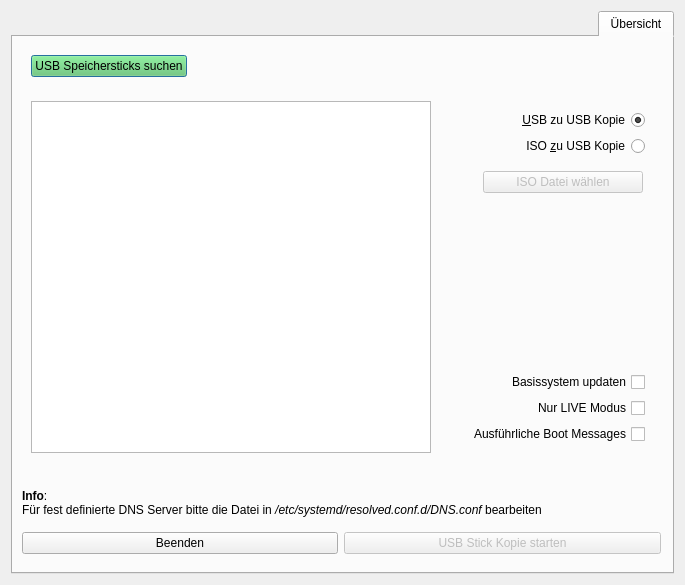
<?xml version="1.0" encoding="UTF-8"?>
<ui version="4.0">
 <author>Xapient</author>
 <class>Dialog</class>
 <widget class="QDialog" name="Dialog">
  <property name="geometry">
   <rect>
    <x>0</x>
    <y>0</y>
    <width>685</width>
    <height>585</height>
   </rect>
  </property>
  <property name="sizePolicy">
   <sizepolicy hsizetype="Fixed" vsizetype="Fixed">
    <horstretch>0</horstretch>
    <verstretch>0</verstretch>
   </sizepolicy>
  </property>
  <property name="minimumSize">
   <size>
    <width>685</width>
    <height>585</height>
   </size>
  </property>
  <property name="maximumSize">
   <size>
    <width>685</width>
    <height>16777215</height>
   </size>
  </property>
  <property name="windowTitle">
   <string>LiFE USB Creator</string>
  </property>
  <property name="autoFillBackground">
   <bool>false</bool>
  </property>
  <property name="sizeGripEnabled">
   <bool>false</bool>
  </property>
  <property name="modal">
   <bool>false</bool>
  </property>
  <layout class="QVBoxLayout" name="verticalLayout_2">
   <item>
    <widget class="QTabWidget" name="tabWidget">
     <property name="sizePolicy">
      <sizepolicy hsizetype="Expanding" vsizetype="Expanding">
       <horstretch>0</horstretch>
       <verstretch>0</verstretch>
      </sizepolicy>
     </property>
     <property name="font">
      <font>
       <family>Ubuntu</family>
       <weight>50</weight>
       <bold>false</bold>
      </font>
     </property>
     <property name="whatsThis">
      <string/>
     </property>
     <property name="accessibleName">
      <string/>
     </property>
     <property name="layoutDirection">
      <enum>Qt::RightToLeft</enum>
     </property>
     <property name="tabPosition">
      <enum>QTabWidget::North</enum>
     </property>
     <property name="tabShape">
      <enum>QTabWidget::Rounded</enum>
     </property>
     <property name="currentIndex">
      <number>0</number>
     </property>
     <property name="iconSize">
      <size>
       <width>32</width>
       <height>32</height>
      </size>
     </property>
     <widget class="QWidget" name="tab">
      <property name="sizePolicy">
       <sizepolicy hsizetype="Expanding" vsizetype="Expanding">
        <horstretch>0</horstretch>
        <verstretch>0</verstretch>
       </sizepolicy>
      </property>
      <attribute name="icon">
       <iconset>
        <normaloff>pixmaps/drive.png</normaloff>pixmaps/drive.png</iconset>
      </attribute>
      <attribute name="title">
       <string>Übersicht</string>
      </attribute>
      <layout class="QVBoxLayout" name="verticalLayout">
       <item>
        <widget class="QWidget" name="widget_5" native="true">
         <layout class="QHBoxLayout" name="horizontalLayout_4">
          <item>
           <spacer name="horizontalSpacer">
            <property name="orientation">
             <enum>Qt::Horizontal</enum>
            </property>
            <property name="sizeHint" stdset="0">
             <size>
              <width>40</width>
              <height>20</height>
             </size>
            </property>
           </spacer>
          </item>
          <item>
           <widget class="QPushButton" name="search">
            <property name="autoFillBackground">
             <bool>false</bool>
            </property>
            <property name="styleSheet">
             <string notr="true">background-color:rgba(100,200,100,0.5);</string>
            </property>
            <property name="text">
             <string>USB Speichersticks suchen</string>
            </property>
           </widget>
          </item>
         </layout>
        </widget>
       </item>
       <item>
        <widget class="QWidget" name="widget" native="true">
         <layout class="QHBoxLayout" name="horizontalLayout">
          <item>
           <widget class="QWidget" name="widget_4" native="true">
            <layout class="QVBoxLayout" name="verticalLayout_3">
             <item>
              <widget class="QRadioButton" name="usbusb">
               <property name="toolTip">
                <string>Kopiert den LiFE USB Stick vollständig auf das Zielgerät</string>
               </property>
               <property name="text">
                <string>&amp;USB zu USB Kopie</string>
               </property>
               <property name="checked">
                <bool>true</bool>
               </property>
              </widget>
             </item>
             <item>
              <widget class="QRadioButton" name="isousb">
               <property name="toolTip">
                <string>Erstellt aus einer LiFE ISO Datei einen bootfähigen USB Stick</string>
               </property>
               <property name="text">
                <string>ISO &amp;zu USB Kopie</string>
               </property>
              </widget>
             </item>
             <item>
              <widget class="QWidget" name="widget_6" native="true">
               <layout class="QVBoxLayout" name="verticalLayout_4">
                <property name="rightMargin">
                 <number>2</number>
                </property>
                <item>
                 <widget class="QPushButton" name="selectiso">
                  <property name="enabled">
                   <bool>false</bool>
                  </property>
                  <property name="sizePolicy">
                   <sizepolicy hsizetype="Fixed" vsizetype="Fixed">
                    <horstretch>0</horstretch>
                    <verstretch>0</verstretch>
                   </sizepolicy>
                  </property>
                  <property name="minimumSize">
                   <size>
                    <width>160</width>
                    <height>0</height>
                   </size>
                  </property>
                  <property name="styleSheet">
                   <string notr="true"/>
                  </property>
                  <property name="text">
                   <string>ISO Datei wählen</string>
                  </property>
                 </widget>
                </item>
                <item>
                 <widget class="QLabel" name="isofilename">
                  <property name="text">
                   <string/>
                  </property>
                  <property name="alignment">
                   <set>Qt::AlignRight|Qt::AlignTrailing|Qt::AlignVCenter</set>
                  </property>
                  <property name="margin">
                   <number>2</number>
                  </property>
                  <property name="indent">
                   <number>0</number>
                  </property>
                 </widget>
                </item>
               </layout>
              </widget>
             </item>
             <item>
              <spacer name="verticalSpacer">
               <property name="orientation">
                <enum>Qt::Vertical</enum>
               </property>
               <property name="sizeHint" stdset="0">
                <size>
                 <width>20</width>
                 <height>40</height>
                </size>
               </property>
              </spacer>
             </item>
             <item>
              <widget class="QCheckBox" name="update">
               <property name="toolTip">
                <string>&lt;html&gt;&lt;head/&gt;&lt;body&gt;&lt;p&gt;Der Ziel USB Stick wird nicht formatiert!&lt;/p&gt;&lt;p&gt;Alle Anpassungen und privaten Daten&lt;/p&gt;&lt;p&gt;am Ziel USB Stick bleiben erhalten&lt;/p&gt;&lt;/body&gt;&lt;/html&gt;</string>
               </property>
               <property name="text">
                <string>Basissystem updaten</string>
               </property>
              </widget>
             </item>
             <item>
              <widget class="QCheckBox" name="liveonly">
               <property name="toolTip">
                <string>&lt;html&gt;&lt;head/&gt;&lt;body&gt;&lt;p&gt;Die Bootoption &amp;quot;persistent&amp;quot; (read/write) wird entfernt.&lt;/p&gt;&lt;/body&gt;&lt;/html&gt;</string>
               </property>
               <property name="text">
                <string>Nur LIVE Modus</string>
               </property>
              </widget>
             </item>
             <item>
              <widget class="QCheckBox" name="bootmessages">
               <property name="toolTip">
                <string>&lt;html&gt;&lt;head/&gt;&lt;body&gt;&lt;p&gt;Ohne Splashscreen, dafür mit den üblichen Boot Messages&lt;/p&gt;&lt;/body&gt;&lt;/html&gt;</string>
               </property>
               <property name="text">
                <string>Ausführliche Boot Messages</string>
               </property>
              </widget>
             </item>
            </layout>
           </widget>
          </item>
          <item>
           <widget class="QListWidget" name="listWidget">
            <property name="sizePolicy">
             <sizepolicy hsizetype="Fixed" vsizetype="Expanding">
              <horstretch>0</horstretch>
              <verstretch>0</verstretch>
             </sizepolicy>
            </property>
            <property name="minimumSize">
             <size>
              <width>400</width>
              <height>0</height>
             </size>
            </property>
            <property name="maximumSize">
             <size>
              <width>400</width>
              <height>16777215</height>
             </size>
            </property>
            <property name="autoFillBackground">
             <bool>true</bool>
            </property>
            <property name="styleSheet">
             <string notr="true"/>
            </property>
            <property name="frameShape">
             <enum>QFrame::StyledPanel</enum>
            </property>
            <property name="frameShadow">
             <enum>QFrame::Sunken</enum>
            </property>
            <property name="lineWidth">
             <number>0</number>
            </property>
            <property name="verticalScrollBarPolicy">
             <enum>Qt::ScrollBarAsNeeded</enum>
            </property>
            <property name="horizontalScrollBarPolicy">
             <enum>Qt::ScrollBarAlwaysOff</enum>
            </property>
            <property name="sizeAdjustPolicy">
             <enum>QAbstractScrollArea::AdjustToContents</enum>
            </property>
            <property name="autoScroll">
             <bool>true</bool>
            </property>
            <property name="editTriggers">
             <set>QAbstractItemView::NoEditTriggers</set>
            </property>
            <property name="showDropIndicator" stdset="0">
             <bool>false</bool>
            </property>
            <property name="iconSize">
             <size>
              <width>400</width>
              <height>154</height>
             </size>
            </property>
            <property name="verticalScrollMode">
             <enum>QAbstractItemView::ScrollPerPixel</enum>
            </property>
            <property name="resizeMode">
             <enum>QListView::Adjust</enum>
            </property>
            <property name="spacing">
             <number>4</number>
            </property>
            <property name="gridSize">
             <size>
              <width>400</width>
              <height>154</height>
             </size>
            </property>
           </widget>
          </item>
         </layout>
        </widget>
       </item>
       <item>
        <widget class="QLabel" name="deviceinfo">
         <property name="font">
          <font>
           <family>Ubuntu</family>
           <weight>50</weight>
           <bold>false</bold>
          </font>
         </property>
         <property name="text">
          <string>&lt;html&gt;&lt;head/&gt;&lt;body&gt;&lt;p/&gt;&lt;/body&gt;&lt;/html&gt;</string>
         </property>
         <property name="alignment">
          <set>Qt::AlignLeading|Qt::AlignLeft|Qt::AlignTop</set>
         </property>
         <property name="indent">
          <number>1</number>
         </property>
        </widget>
       </item>
       <item>
        <widget class="QLabel" name="label">
         <property name="text">
          <string>&lt;html&gt;&lt;head/&gt;&lt;body&gt;&lt;p&gt;&lt;span style=&quot; font-weight:600;&quot;&gt;Info&lt;/span&gt;: &lt;br/&gt;Für fest definierte DNS Server bitte die Datei in &lt;span style=&quot; font-style:italic;&quot;&gt;/etc/systemd/resolved.conf.d/DNS.conf&lt;/span&gt; bearbeiten&lt;/p&gt;&lt;/body&gt;&lt;/html&gt;</string>
         </property>
        </widget>
       </item>
       <item>
        <widget class="QWidget" name="widget_2" native="true">
         <layout class="QHBoxLayout" name="horizontalLayout_2">
          <property name="leftMargin">
           <number>0</number>
          </property>
          <property name="rightMargin">
           <number>2</number>
          </property>
          <item>
           <widget class="QPushButton" name="copy">
            <property name="enabled">
             <bool>false</bool>
            </property>
            <property name="layoutDirection">
             <enum>Qt::RightToLeft</enum>
            </property>
            <property name="text">
             <string>USB Stick Kopie starten</string>
            </property>
           </widget>
          </item>
          <item>
           <widget class="QPushButton" name="exit">
            <property name="text">
             <string>Beenden</string>
            </property>
           </widget>
          </item>
         </layout>
        </widget>
       </item>
      </layout>
     </widget>
    </widget>
   </item>
  </layout>
 </widget>
 <resources/>
 <connections>
  <connection>
   <sender>isousb</sender>
   <signal>toggled(bool)</signal>
   <receiver>selectiso</receiver>
   <slot>setEnabled(bool)</slot>
   <hints>
    <hint type="sourcelabel">
     <x>153</x>
     <y>229</y>
    </hint>
    <hint type="destinationlabel">
     <x>153</x>
     <y>260</y>
    </hint>
   </hints>
  </connection>
 </connections>
</ui>
